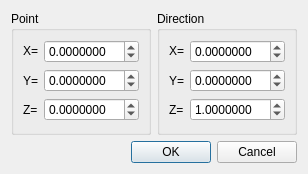
<?xml version="1.0" encoding="UTF-8"?>
<ui version="4.0">
 <class>TIGLViewerDrawVectorDialog</class>
 <widget class="QDialog" name="TIGLViewerDrawVectorDialog">
  <property name="geometry">
   <rect>
    <x>0</x>
    <y>0</y>
    <width>302</width>
    <height>174</height>
   </rect>
  </property>
  <property name="windowTitle">
   <string>Dialog</string>
  </property>
  <layout class="QVBoxLayout" name="verticalLayout">
   <item>
    <layout class="QHBoxLayout" name="horizontalLayout">
     <item>
      <widget class="QGroupBox" name="groupPoint">
       <property name="title">
        <string>Point</string>
       </property>
       <layout class="QGridLayout" name="gridLayout">
        <item row="0" column="1">
         <widget class="QDoubleSpinBox" name="pxSB">
          <property name="decimals">
           <number>7</number>
          </property>
          <property name="minimum">
           <double>-99.000000000000000</double>
          </property>
         </widget>
        </item>
        <item row="1" column="0">
         <widget class="QLabel" name="label_5">
          <property name="text">
           <string>Y=</string>
          </property>
         </widget>
        </item>
        <item row="1" column="1">
         <widget class="QDoubleSpinBox" name="pySB">
          <property name="decimals">
           <number>7</number>
          </property>
          <property name="minimum">
           <double>-99.000000000000000</double>
          </property>
         </widget>
        </item>
        <item row="0" column="0">
         <widget class="QLabel" name="label_4">
          <property name="sizePolicy">
           <sizepolicy hsizetype="Maximum" vsizetype="Maximum">
            <horstretch>0</horstretch>
            <verstretch>0</verstretch>
           </sizepolicy>
          </property>
          <property name="text">
           <string>X=</string>
          </property>
         </widget>
        </item>
        <item row="2" column="1">
         <widget class="QDoubleSpinBox" name="pzSB">
          <property name="decimals">
           <number>7</number>
          </property>
          <property name="minimum">
           <double>-99.000000000000000</double>
          </property>
         </widget>
        </item>
        <item row="2" column="0">
         <widget class="QLabel" name="label_6">
          <property name="text">
           <string>Z=</string>
          </property>
         </widget>
        </item>
       </layout>
      </widget>
     </item>
     <item>
      <widget class="QGroupBox" name="groupDirection">
       <property name="enabled">
        <bool>true</bool>
       </property>
       <property name="title">
        <string>Direction</string>
       </property>
       <property name="checkable">
        <bool>false</bool>
       </property>
       <layout class="QGridLayout" name="gridLayout_2">
        <item row="0" column="0">
         <widget class="QLabel" name="label_11">
          <property name="sizePolicy">
           <sizepolicy hsizetype="Maximum" vsizetype="Maximum">
            <horstretch>0</horstretch>
            <verstretch>0</verstretch>
           </sizepolicy>
          </property>
          <property name="text">
           <string>X=</string>
          </property>
         </widget>
        </item>
        <item row="0" column="1">
         <widget class="QDoubleSpinBox" name="nxSB">
          <property name="decimals">
           <number>7</number>
          </property>
          <property name="minimum">
           <double>-10.000000000000000</double>
          </property>
          <property name="maximum">
           <double>10.000000000000000</double>
          </property>
          <property name="singleStep">
           <double>0.050000000000000</double>
          </property>
         </widget>
        </item>
        <item row="2" column="0">
         <widget class="QLabel" name="label_13">
          <property name="text">
           <string>Z=</string>
          </property>
         </widget>
        </item>
        <item row="1" column="1">
         <widget class="QDoubleSpinBox" name="nySB">
          <property name="decimals">
           <number>7</number>
          </property>
          <property name="minimum">
           <double>-10.000000000000000</double>
          </property>
          <property name="maximum">
           <double>10.000000000000000</double>
          </property>
          <property name="singleStep">
           <double>0.050000000000000</double>
          </property>
         </widget>
        </item>
        <item row="1" column="0">
         <widget class="QLabel" name="label_12">
          <property name="text">
           <string>Y=</string>
          </property>
         </widget>
        </item>
        <item row="2" column="1">
         <widget class="QDoubleSpinBox" name="nzSB">
          <property name="decimals">
           <number>7</number>
          </property>
          <property name="minimum">
           <double>-10.000000000000000</double>
          </property>
          <property name="maximum">
           <double>10.000000000000000</double>
          </property>
          <property name="singleStep">
           <double>0.050000000000000</double>
          </property>
          <property name="value">
           <double>1.000000000000000</double>
          </property>
         </widget>
        </item>
       </layout>
      </widget>
     </item>
    </layout>
   </item>
   <item>
    <widget class="QDialogButtonBox" name="buttonBox">
     <property name="orientation">
      <enum>Qt::Horizontal</enum>
     </property>
     <property name="standardButtons">
      <set>QDialogButtonBox::Cancel|QDialogButtonBox::Ok</set>
     </property>
    </widget>
   </item>
  </layout>
 </widget>
 <resources/>
 <connections>
  <connection>
   <sender>buttonBox</sender>
   <signal>accepted()</signal>
   <receiver>TIGLViewerDrawVectorDialog</receiver>
   <slot>accept()</slot>
   <hints>
    <hint type="sourcelabel">
     <x>248</x>
     <y>254</y>
    </hint>
    <hint type="destinationlabel">
     <x>157</x>
     <y>274</y>
    </hint>
   </hints>
  </connection>
  <connection>
   <sender>buttonBox</sender>
   <signal>rejected()</signal>
   <receiver>TIGLViewerDrawVectorDialog</receiver>
   <slot>reject()</slot>
   <hints>
    <hint type="sourcelabel">
     <x>316</x>
     <y>260</y>
    </hint>
    <hint type="destinationlabel">
     <x>286</x>
     <y>274</y>
    </hint>
   </hints>
  </connection>
 </connections>
</ui>
